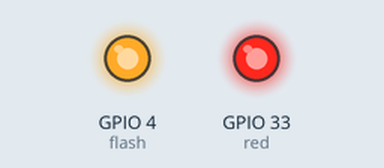
This program was run on a simulated ESP32 board running MicroPython. Parts: output pins drawn as LEDs (lit = HIGH). At 28.0 s the program stops and its outputs stay as they are.

Above: at 1.05 s.
At 20.6 s:
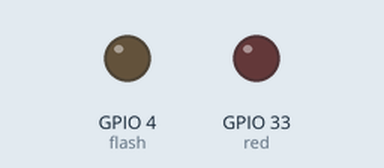
At 27.9 s:
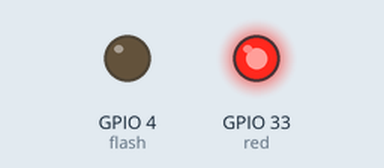
Timing chart, 0 to 29.4 s (numbered marks = the images above):
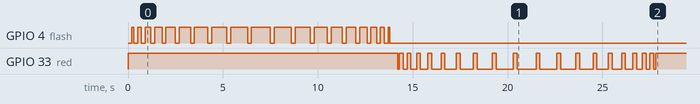

The program:

practice2.py
```python
from machine import Pin
import time

flash = Pin(4, Pin.OUT, value=0)
red = Pin(33, Pin.OUT, value=1)

slow = []
fast = []

a = 10

for i in range(a):
    slow.append(i*100)
    fast.append(a*100 - i*100)


def run_pattern(pin_obj, pattern_list, ON, OFF):
    for ms in pattern_list:
        pin_obj.value(ON)
        time.sleep_ms(ms)
        pin_obj.value(OFF)
        time.sleep_ms(200)

run_pattern(flash, slow, 1, 0)
run_pattern(flash, fast, 1, 0)
run_pattern(red, slow, 0, 1)
run_pattern(red, fast, 0, 1)
```

Measured:
- by itself, GPIO 4 (flash): LOW → HIGH at 0.20 s, → LOW 0.10 s later, → HIGH 0.20 s later, → LOW 0.20 s later, … (38 changes in this stretch)
- by itself, GPIO 33 (red): LOW → HIGH at 0.00 s, → LOW 14.2 s later, → HIGH 0.10 s later, → LOW 0.20 s later, … (39 changes in this stretch)
